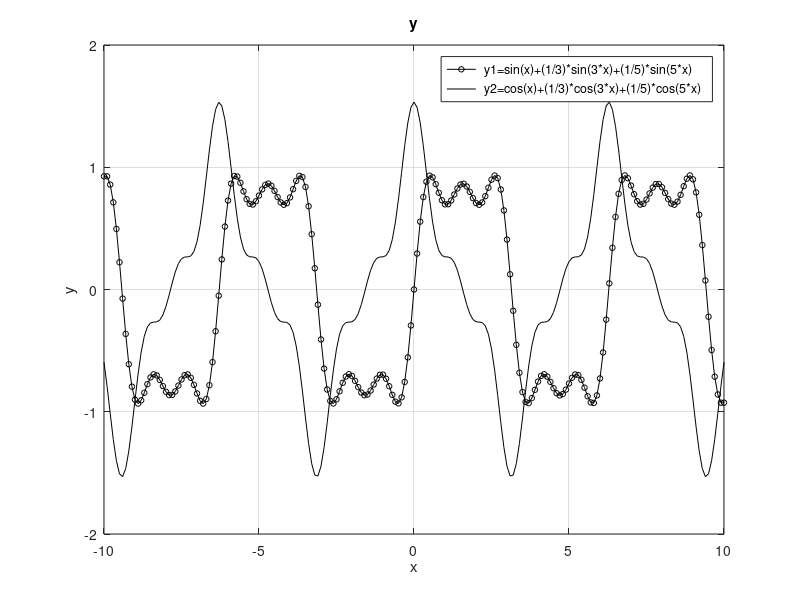
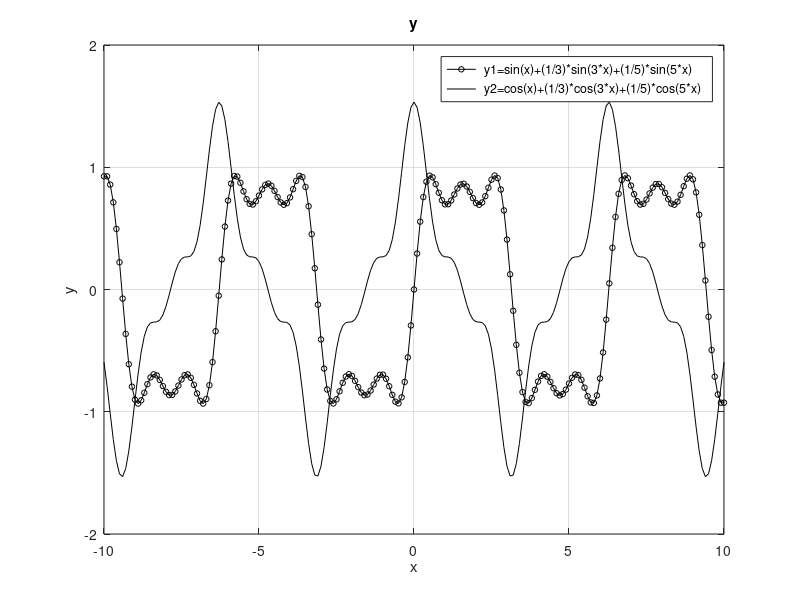

Write the MATLAB code that produced these figures, in order.
% Формирование массива x:
x=-10:0.1:10;
% Формирование массива y.
y1=sin(x)+1/3*sin(3*x)+1/5*sin(5*x);
y2=cos(x)+1/3*cos(3*x)+1/5*cos(5*x);

% Построение графика функции:
plot(x,y1, "-ok; y1=sin(x)+(1/3)*sin(3*x)+(1/5)*sin(5*x);","markersize",4)
hold on
plot(x,y2, "-k; y2=cos(x)+(1/3)*cos(3*x)+(1/5)*cos(5*x);","markersize",4)
% Отображение сетки на графике
grid on;
% Подпись оси X:
xlabel('x');
% Подпись оси Y:
ylabel('y');
% Название графика:
title('y');
% Экспорт рисунка в файл .eps:
print ("plot-sin-cos.eps", "-mono", "-FArial:16", "-deps")
% Экспорт рисунка в файл .png:
print("plot-sin-cos.png");
